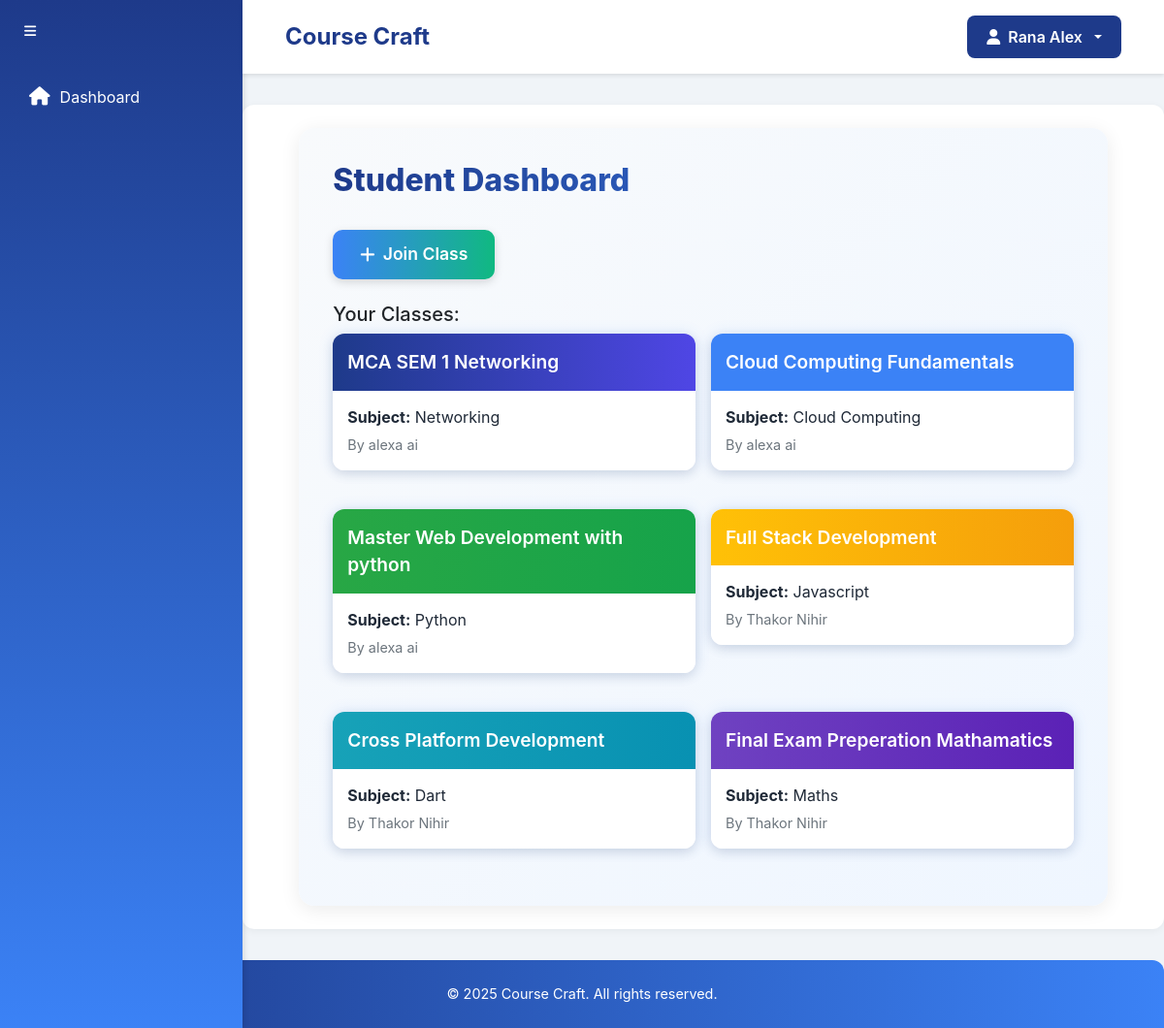
Page /student/dashboard/ (signed in) on the earlier database version.
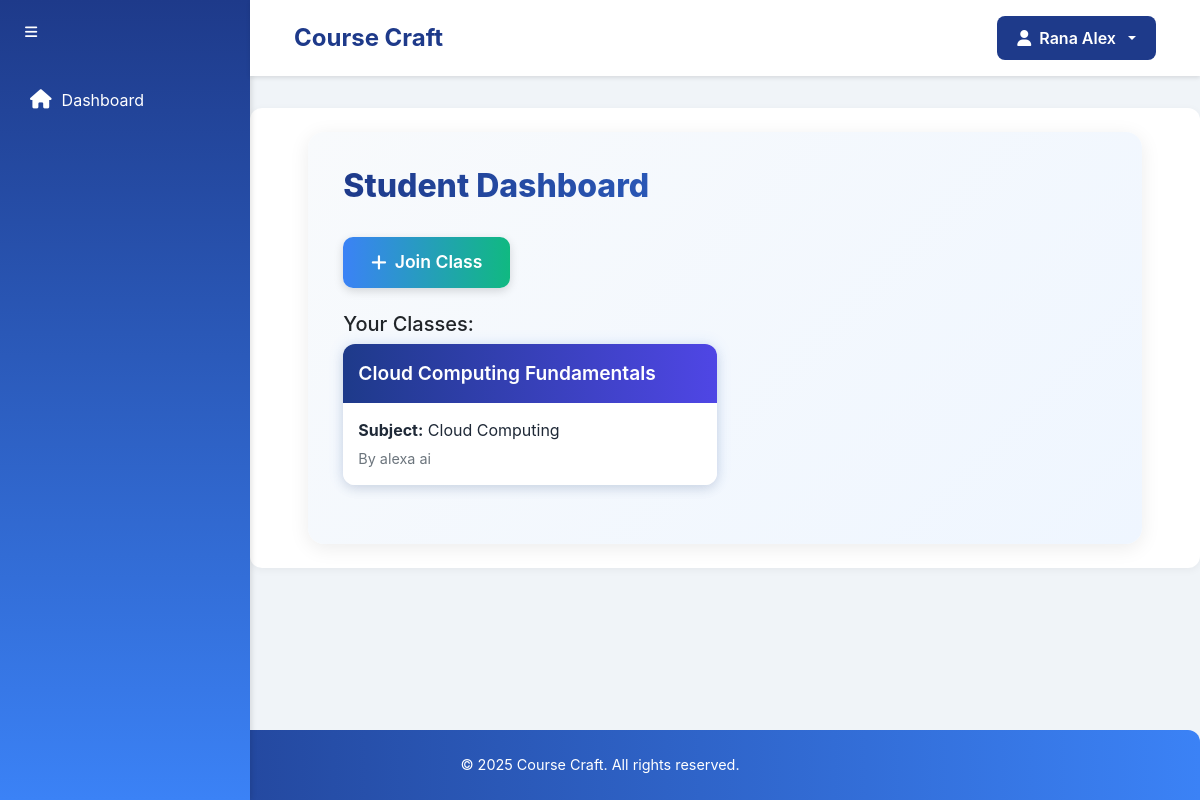
Same page on the later database version.
### account/models.py (models this page shows, shortened)
class User(AbstractBaseUser, PermissionsMixin):
    username = models.CharField(max_length=150, unique=True)
    full_name = models.CharField(max_length=255)
    date_of_birth = models.DateField()
    email = models.EmailField(unique=True)
    is_teacher = models.IntegerField(default=0)  # 0 for student, 1 for teacher
    created_at = models.DateTimeField(default=timezone.now)
    is_active = models.BooleanField(default=True)
    is_staff = models.BooleanField(default=False)
    objects = UserManager()
    USERNAME_FIELD = 'username'
    REQUIRED_FIELDS = ['email', 'full_name', 'date_of_birth']

### student/models.py (models this page shows, shortened)
class StudentClassroom(models.Model):
    student = models.ForeignKey(settings.AUTH_USER_MODEL, on_delete=models.CASCADE)
    joined_class = models.ForeignKey(Classroom, on_delete=models.CASCADE)
    joined_at = models.DateTimeField(auto_now_add=True)
    class Meta:
        unique_together = ('student', 'joined_class')

### teacher/models.py (models this page shows, shortened)
class Classroom(models.Model):
    class_name = models.CharField(max_length=100)
    subject = models.CharField(max_length=100)
    class_key = models.CharField(max_length=10, unique=True)
    description = models.TextField(blank=True)
    teacher = models.ForeignKey(User, on_delete=models.CASCADE, related_name='classes')
    created_at = models.DateTimeField(auto_now_add=True)

### student/views.py (the view, shortened to what this page needs)
# urls.py: path('dashboard/', views.dashboard, name='dashboard'),
@login_required
def dashboard(request):
    if request.user.is_teacher:
        return redirect('teacher:dashboard')
    joined_classes = StudentClassroom.objects.filter(student=request.user)
    return render(request, 'student/dashboard.html', {'joined_classes': joined_classes})

### templates/student/dashboard.html (shortened to what this page needs)
{% extends 'student/base.html' %}
{% block content %}
<div class="dashboard-container">
    <h2 class="dashboard-header">Student Dashboard</h2>
    <button class="btn join-class-btn" data-bs-toggle="modal" data-bs-target="#joinClassModal">
        <i class="fas fa-plus"></i> Join Class
    </button>
    <div class="mt-4">
        <h5>Your Classes:</h5>
        <div class="row row-cols-2 g-3">
            {% for c in joined_classes %}
            <div class="col">
                <a href="{% url 'student:view_class' c.joined_class.id %}" class="text-decoration-none">
                    <div class="class-card">
                        <div class="class-card-header class-color-{% cycle '1' '2' '3' '4' '5' '6' %}">
                            {{ c.joined_class.class_name }}
                        </div>
                        <div class="class-card-body">
                            <p class="mb-1"><strong>Subject:</strong> {{ c.joined_class.subject }}</p>
                            <small>By {{ c.joined_class.teacher.full_name }}</small>
                        </div>
                    </div>
                </a>
            </div>
            {% empty %}
            <p class="text-muted">You haven't joined any classes yet.</p>
            {% endfor %}
        </div>
    </div>
</div>
{% endblock %}

### templates/student/base.html (shortened to what this page needs)
<!DOCTYPE html>
<html lang="en">
<head>
    <link href="https://cdn.jsdelivr.net/npm/bootstrap@5.3.3/dist/css/bootstrap.min.css" rel="stylesheet">
    <link href="https://cdnjs.cloudflare.com/ajax/libs/font-awesome/6.4.2/css/all.min.css" rel="stylesheet">
</head>
<body>
    <div class="bg-primary text-white position-fixed h-100 sidebar" id="sidebar">
        <button class="btn btn-sm text-white mt-3 ms-3" onclick="toggleSidebar()">
            <i class="fas fa-bars"></i>
        </button>
        <nav class="nav flex-column mt-4">
            <a class="nav-link" href="{% url 'dashboard' %}"><i class="fas fa-home"></i><span>Dashboard</span></a>
        </nav>
    </div>
    <div class="main-content" id="mainContent">
        <nav class="navbar navbar-expand-lg navbar-light bg-light">
            <div class="container-fluid justify-content-between">
                <span class="navbar-brand mb-0 h1">Course Craft</span>
                <div class="dropdown">
                    <button class="btn btn-secondary dropdown-toggle" type="button" id="userDropdown" data-bs-toggle="dropdown" aria-expanded="false">
                        <i class="fas fa-user"></i>
                        <span>{{ user.full_name }}</span>
                    </button>
                </div>
            </div>
        </nav>
        <main class="container py-4">
            {% block content %}{% endblock %}
        </main>
    </div>
    <footer class="mt-auto">
        © 2025 Course Craft. All rights reserved.
    </footer>
</body>
</html>

### templates/student/base.html (style rules this page uses)
:root { --primary-blue: #1e3a8a; --secondary-blue: #3b82f6; --light-blue: #dbeafe; --text-color: #1f2937; }
body { min-height: 100vh; display: flex; flex-direction: column; font-family: 'Inter', -apple-system, BlinkMacSystemFont, sans-serif; background-color: #f0f4f8; }
.sidebar { width: 250px; transition: width 0.3s ease-in-out; background: linear-gradient(180deg, var(--primary-blue), var(--secondary-blue)); box-shadow: 2px 0 5px rgba(0,0,0,0.1); }
.sidebar .nav-link { color: white; padding: 12px 20px; border-radius: 8px; margin: 5px 10px; transition: all 0.3s ease; display: flex; align-items: center; gap: 10px; }
.sidebar .nav-link i { font-size: 1.2rem; }
.main-content { flex-grow: 1; margin-left: 250px; transition: margin-left 0.3s ease-in-out; }
.navbar { background: white !important; box-shadow: 0 2px 4px rgba(0,0,0,0.1); padding: 1rem 2rem; }
.navbar-brand { font-weight: 700; color: var(--primary-blue) !important; font-size: 1.5rem; }
.dropdown-toggle { background: var(--primary-blue) !important; border: none; border-radius: 25px; padding: 8px 20px; transition: all 0.3s ease; display: flex; align-items: center; gap: 8px; color: white; }
main { background: white; border-radius: 12px; box-shadow: 0 2px 8px rgba(0,0,0,0.05); margin: 2rem; padding: 2rem; }
footer { background: linear-gradient(90deg, var(--primary-blue), var(--secondary-blue)); color: white; padding: 1.5rem; text-align: center; font-size: 0.9rem; border-top-left-radius: 12px; border-top-right-radius: 12px; }

### templates/student/dashboard.html (style rules this page uses)
.dashboard-container { max-width: 90%; margin: 0 auto; padding: 35px; background: linear-gradient(135deg, #f8fafc, #eff6ff); border-radius: 16px; box-shadow: 0 4px 20px rgba(0, 0, 0, 0.08); animation: fadeIn 0.6s ease-out; }
.dashboard-header { color: var(--text-color, #1f2937); font-weight: 800; font-size: 2rem; margin-bottom: 2rem; background: linear-gradient(90deg, var(--primary-blue, #1e3a8a), var(--secondary-blue, #3b82f6)); -webkit-background-clip: text; -webkit-text-fill-color: transparent; }
.join-class-btn { background: linear-gradient(90deg, var(--secondary-blue, #3b82f6), #10b981); border: none; padding: 12px 28px; font-size: 1.1rem; font-weight: 600; border-radius: 10px; color: white; display: flex; align-items: center; gap: 8px; transition: background 0.3s ease, transform 0.3s ease, box-shadow 0.3s ease; box-shadow: 0 3px 10px rgba(0, 0, 0, 0.15); }
.class-card { background: white; border-radius: 12px; box-shadow: 0 4px 12px rgba(0, 0, 0, 0.1), 0 0 15px rgba(59, 130, 246, 0.15); transition: transform 0.3s ease, box-shadow 0.3s ease; overflow: hidden; position: relative; margin-bottom: 1.5rem; }
.class-card-header { padding: 15px; color: white; font-weight: 600; font-size: 1.2rem; position: relative; overflow: hidden; }
.class-card-header::after { content: ''; position: absolute; top: 0; left: -100%; width: 100%; height: 100%; background: linear-gradient(90deg, transparent, rgba(255, 255, 255, 0.2), transparent); transition: left 0.5s ease; }
.class-card-body { padding: 15px; background-color: #fff; }
.class-card-body p { margin-bottom: 0.5rem; color: var(--text-color, #1f2937); font-size: 1rem; }
.class-card small { color: #6c757d; font-size: 0.9rem; }
.class-color-1 { background: linear-gradient(90deg, var(--primary-blue, #1e3a8a), #4f46e5); }
.btn-secondary { background: #6c757d; border: none; padding: 10px 20px; font-weight: 600; border-radius: 8px; color: white; transition: background 0.3s ease, transform 0.2s ease; }

Differences in the rows shown:
removed StudentClassroom: joined_class.class_name "MCA SEM 1 Networking", joined_class.subject "Networking", joined_class.teacher.full_name "alexa ai"
removed StudentClassroom: joined_class.class_name "Master Web Development with python", joined_class.subject "Python", joined_class.teacher.full_name "alexa ai"
removed StudentClassroom: joined_class.class_name "Full Stack Development", joined_class.subject "Javascript", joined_class.teacher.full_name "Thakor Nihir"
removed StudentClassroom: joined_class.class_name "Cross Platform Development", joined_class.subject "Dart", joined_class.teacher.full_name "Thakor Nihir"
removed StudentClassroom: joined_class.class_name "Final Exam Preperation Mathamatics", joined_class.subject "Maths", joined_class.teacher.full_name "Thakor Nihir"
